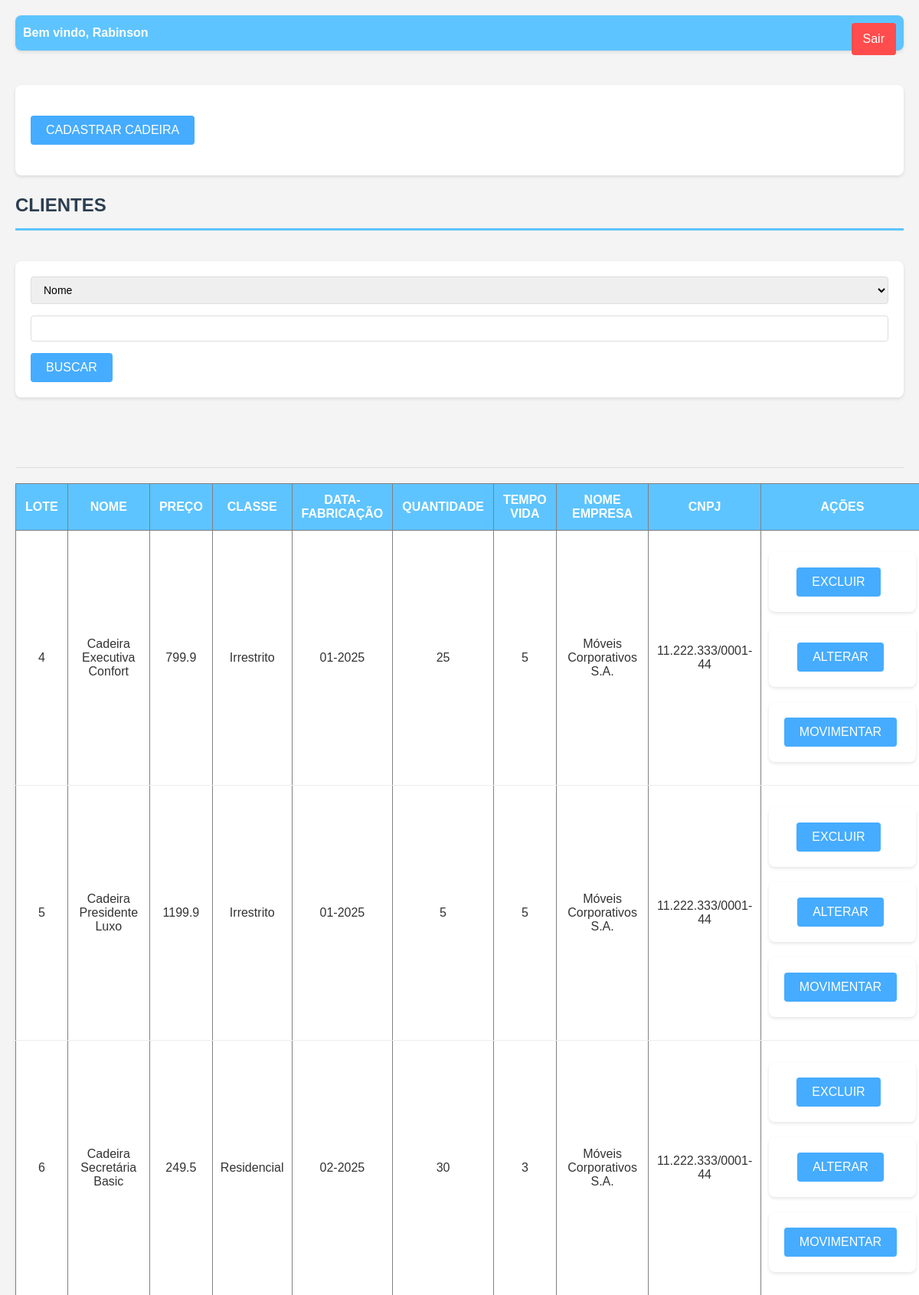
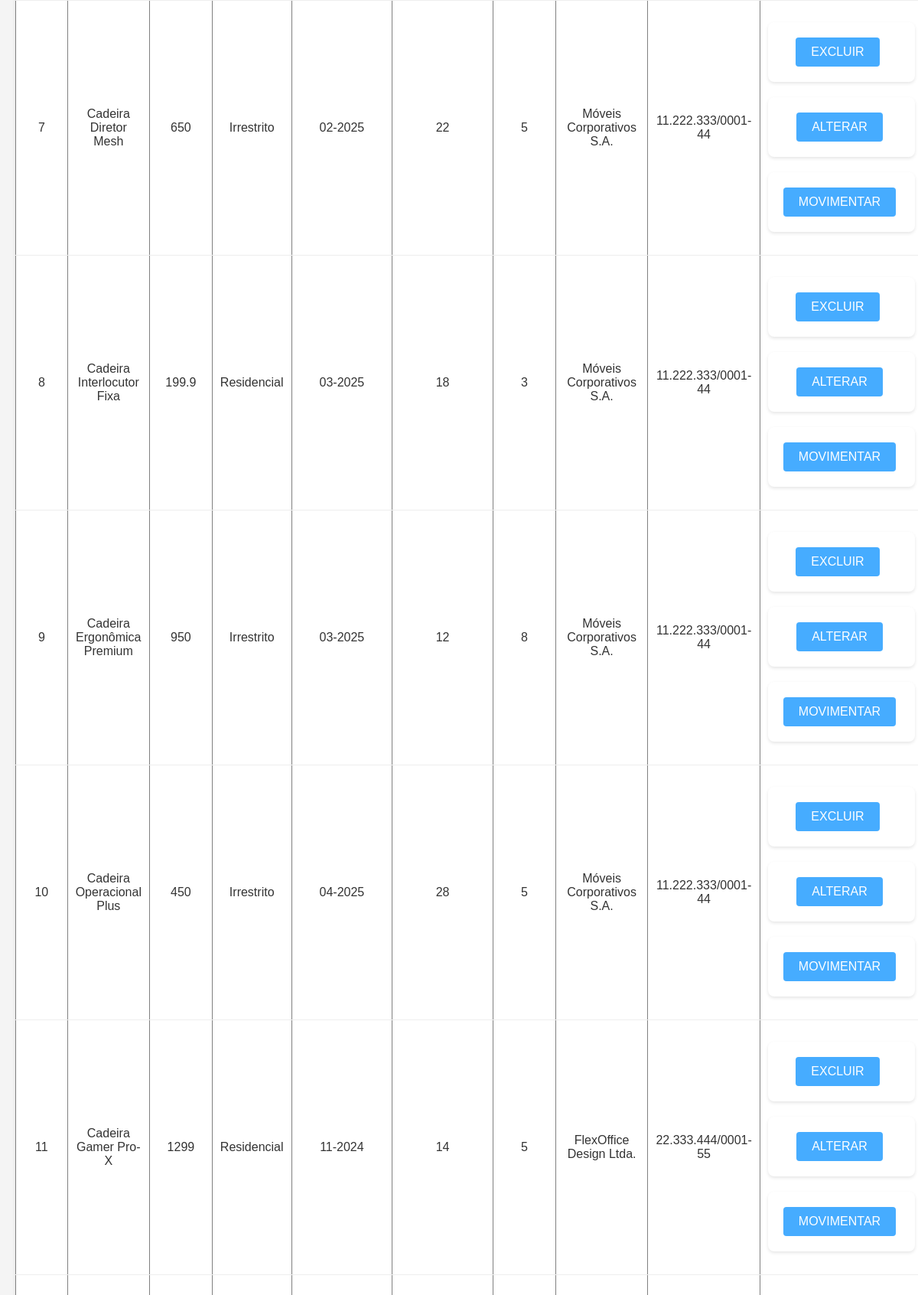
The app's page /site.php (signed in, upper part) with its own data (2 pictures, top to bottom).
### tables this page shows
CREATE TABLE `inventario` (
  `lote` int(11) NOT NULL,
  `dataFabricacao` varchar(7) DEFAULT NULL,
  `carcaMax` int(11) DEFAULT NULL,
  `tempoVida` float DEFAULT NULL,
  `nome` varchar(45) DEFAULT NULL,
  `preco` float DEFAULT NULL,
  `classe` varchar(45) DEFAULT NULL,
  `CNPJ` varchar(20) DEFAULT NULL,
  `nomeEmpresa` varchar(45) DEFAULT NULL,
  `usuarios_usuariosID` int(11) NOT NULL,
  `quantidade` int(11) DEFAULT NULL
);

### site.php (the view, shortened to what this page needs)
<link rel="stylesheet" href="style.css">
<html>
    <head>
	</head>
    <body>
		<?php
			if (empty($_SESSION['usuariosID'])){
				header('Location: sair.php');
				exit();
			} else {
				echo '<div id="menu">
							<span class="corBranca">Bem vindo, '.$_SESSION['nome'].'</span>
							<a href="sair.php" class="sair">Sair</a>
							</div>
					';
				echo '<br><form method="post" action="cadastro.php" id="cadastro" name="cadastro">
						<input type="hidden" value ="'.$_SESSION['usuariosID'].'" name="usuariosID" id="usuariosID" size="20">
						<input type="submit" class="cadastro" value="CADASTRAR CADEIRA">
					</form>';
				echo '<h2>CLIENTES</h2><br>
				<form method="post" action="buscaDados.php" id="buscaDados" name="buscaDados">
					<select name="filtro" id="filtro">
						<option value="1">Nome</option>
						<option value="2">Lote</option>
						<option value="3">Quantidade</option>
					<label for="nome">Buscar Cadeira pelo Nome/Lote/Quantidade:</label>
					<input type="text" name="valor" id="nome" size="20" required>
					<input type="submit" id="submit_telaCliente" value="BUSCAR">
					</form><br><br>
				<table border="1" width="100%">
					<tr>
						<th>LOTE</th>
						<th>NOME</th>
						<th>PREÇO</th>
						<th>CLASSE</th>
						<th>DATA-FABRICAÇÃO</th>
						<th>QUANTIDADE</th>
						<th>TEMPO VIDA</th>
						<th>NOME EMPRESA</th>
						<th>CNPJ</th>
						<th>AÇÕES</th>
					</tr>
					';
			}
			$hostname = "127.0.0.1";
			$user = "root";
			$password = "root";
			$database = "inventariocadeiras";
			$conexao = new mysqli($hostname,$user,$password,$database);
			$sql="SELECT * FROM `inventariocadeiras`.`inventario`;";
			$resultado = $conexao->query($sql);
			echo '<hr>';
			while($row = mysqli_fetch_array($resultado)){
				echo '<tr>';
				echo '<td><center>'.$row['lote'].'</center></td>';
				echo '<td><center>'.$row['nome'].'</center></td>';
				echo '<td><center>'.$row['preco'].'</center></td>';
				echo '<td><center>'.$row[6].'</center></td>';
				echo '<td><center>'.$row[1].'</center></td>';
				echo '<td><center>'.$row[10].'</center></td>';
				echo '<td><center>'.$row[3].'</center></td>';
				echo '<td><center>'.$row[8].'</center></td>';
				echo '<td><center>'.$row[7].'</center></td>';
				echo '<td><center><br><form method="post" action="excluirCadeira.php" id="excluirCadeira" name="excluirCadeira" onsubmit="return confirm(\'Deseja excluir '.$row['nome'].'?\')">
						<input type="hidden" name="lote" value="'.$row[0].'">
						<input type="submit" class="b_exluir" value="EXCLUIR"/>
					</form>';
				echo '<form method="post" action="alterarCadeira.php" id="alterarCadeira" name="alterarCadeira" >
						<input type="hidden" name="lote" value="'.$row[0].'">
						<input type="hidden" name="nome" value="'.$row['nome'].'">
						<input type="hidden" name="preco" value="'.$row['preco'].'">
						<input type="hidden" name="classe" value="'.$row[6].'">
						<input type="hidden" name="dataFabricacao" value="'.$row[1].'">
						<input type="hidden" name="quantidade" value="'.$row[10].'">
						<input type="hidden" name="tempoVida" value="'.$row[3].'">
						<input type="hidden" name="nomeEmpresa" value="'.$row[8].'">
						<input type="hidden" name="CNPJ" value="'.$row[7].'">
						<input type="submit" class="b_visualizar" value="ALTERAR"/>
					</form>';
				echo '<form method="post" action="movimentacaoProduto.php" id="movimentacaoProduto" name="movimentacaoProduto" >
						<input type="hidden" name="lote" value="'.$row[0].'">
						<input type="hidden" name="nome" value="'.$row['nome'].'">
						<input type="submit" class="b_visualizar" value="MOVIMENTAR"/>
					</form>';
				echo '</center></td></tr>';
			}
			echo '</table>';
		?>
		<br>
	</body>
</html>

### style.css (style rules this page uses)
* { margin: 0; padding: 0; box-sizing: border-box; }
body { font-family: Arial, sans-serif; background-color: #f4f4f4; color: #333; padding: 20px; line-height: 1.6; }
h1, h2, h3 { color: #2c3e50; margin-bottom: 15px; }
h2 { border-bottom: 3px solid #5ec4ffff; padding-bottom: 10px; }
form { background-color: #fff; padding: 20px; border-radius: 8px; box-shadow: 0 2px 4px rgba(0,0,0,0.1); margin-bottom: 20px; }
input[type="text"], input[type="number"], input[type="email"], input[type="password"], select { width: 100%; padding: 8px 12px; margin-bottom: 15px; border: 1px solid #ddd; border-radius: 4px; font-size: 14px; }
input[type="submit"], button, .botao { background-color: #46acffff; color: white; padding: 10px 20px; border: none; border-radius: 4px; cursor: pointer; font-size: 16px; text-decoration: none; display: inline-block; transition: background-color 0.3s; }
table { width: 100%; background-color: #fff; border-collapse: collapse; box-shadow: 0 2px 4px rgba(0,0,0,0.1); margin-top: 20px; }
table th { background-color: #5ec4ffff; color: white; padding: 12px; text-align: center; font-weight: bold; }
table td { padding: 10px; border-bottom: 1px solid #eee; }
#menu { background-color: #5ec4ffff; padding: 15px; border-radius: 8px; margin-bottom: 20px; box-shadow: 0 2px 4px rgba(0,0,0,0.1); }
.corBranca { color: white; font-weight: bold; font-size: 16px; }
.sair { float: right; color: white; text-decoration: none; background-color: #ff4c4cff; padding: 8px 15px; border-radius: 4px; transition: background-color 0.3s; }
.cadastro { background-color: #46acffff; color: white; padding: 12px 25px; border: none; border-radius: 4px; font-size: 16px; cursor: pointer; margin: 20px 0; }
.b_exluir { background-color: #ff4c4cff; color: white; padding: 8px 15px; border: none; border-radius: 4px; cursor: pointer; margin-right: 5px; font-size: 14px; }
.b_visualizar { background-color: #46acffff; color: white; padding: 8px 15px; border: none; border-radius: 4px; cursor: pointer; margin-right: 5px; font-size: 14px; }
center { text-align: center; }
hr { border: none; border-top: 1px solid #ddd; margin: 20px 0; }

### site.php (style rules this page uses)
.sair { float: right; text-decoration: none; color: white; }
#menu { background-color: #5ec4ffff; margen: 0px; padding: 10px; }
#submit_telaCliente { border: none; text-align: center; text-decoration: none; display: inline-block; font-size: 16px; cursor: pointer; }
.corBranca { color: white; font-weight: bold; margin-right: 20px; }
.cadastro { margin-bottom: 20px; margin-top: 20px; border: none; background-color: #46acffff; color: white; padding: 10px 20px; text-align: center; }
.b_exluir { border: none; background-color: #ff4c4cff; color: white; padding: 10px 20px; text-align: center; text-decoration: none; display: inline-block; font-size: 16px; cursor: pointer; margin-right: 10px; }
.b_visualizar { border: none; background-color: #46acffff; color: white; padding: 10px 20px; text-align: center; text-decoration: none; display: inline-block; font-size: 16px; cursor: pointer; }

### records on screen
inventario: lote "4", nome "Cadeira Executiva Confort", preco "799.9", classe "Irrestrito", dataFabricacao "01-2025", quantidade "25", tempoVida "5", nomeEmpresa "Móveis Corporativos S.A.", CNPJ "11.222.333/0001-44"
inventario: lote "5", nome "Cadeira Presidente Luxo", preco "1199.9", classe "Irrestrito", dataFabricacao "01-2025", quantidade "5", tempoVida "5", nomeEmpresa "Móveis Corporativos S.A.", CNPJ "11.222.333/0001-44"
inventario: lote "6", nome "Cadeira Secretária Basic", preco "249.5", classe "Residencial", dataFabricacao "02-2025", quantidade "30", tempoVida "3", nomeEmpresa "Móveis Corporativos S.A.", CNPJ "11.222.333/0001-44"
inventario: lote "7", nome "Cadeira Diretor Mesh", preco "650", classe "Irrestrito", dataFabricacao "02-2025", quantidade "22", tempoVida "5", nomeEmpresa "Móveis Corporativos S.A.", CNPJ "11.222.333/0001-44"
inventario: lote "8", nome "Cadeira Interlocutor Fixa", preco "199.9", classe "Residencial", dataFabricacao "03-2025", quantidade "18", tempoVida "3", nomeEmpresa "Móveis Corporativos S.A.", CNPJ "11.222.333/0001-44"
inventario: lote "9", nome "Cadeira Ergonômica Premium", preco "950", classe "Irrestrito", dataFabricacao "03-2025", quantidade "12", tempoVida "8", nomeEmpresa "Móveis Corporativos S.A.", CNPJ "11.222.333/0001-44"
inventario: lote "10", nome "Cadeira Operacional Plus", preco "450", classe "Irrestrito", dataFabricacao "04-2025", quantidade "28", tempoVida "5", nomeEmpresa "Móveis Corporativos S.A.", CNPJ "11.222.333/0001-44"
inventario: lote "11", nome "Cadeira Gamer Pro-X", preco "1299", classe "Residencial", dataFabricacao "11-2024", quantidade "14", tempoVida "5", nomeEmpresa "FlexOffice Design Ltda.", CNPJ "22.333.444/0001-55"

### other values on screen
$_SESSION['nome'] "Rabinson"
